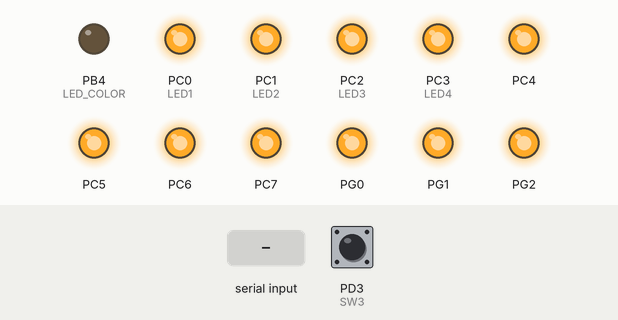
Recording of a program running on a simulated ATmega1281, built with avr-gcc and emulated at 16 MHz. Shown: output pins drawn as LEDs (lit = HIGH). The inputs (shaded band) are chosen by the test bench; at power-on: PD3 (SW3) HIGH.

Above: at 1.2 s.
1.3 s: "1" received over Serial
Timing chart, 0 to 4.3 s (numbered marks = the images above; inputs shaded):
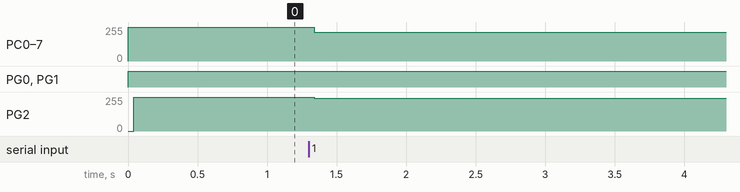

Measured:
- after the input at 1.3 s, PC0 (LED1), PC1 (LED2), PC2 (LED3), PC3 (LED4), PC4–7: 255/255 → 216/255 at once; PG2: 255/255 → 246/255 at once

The program:

main.c
```c
/*
 * 1111.c
 *
 * Created: 2023-11-29 오후 9:03:24
 * Author : dltkd
 */

#include <avr/io.h>
#include <stdio.h>
#include <avr/interrupt.h>
#include "board.h"
#include <util/delay.h>
#include "uart.h"
#include "fnd.h"

void adc_init(void);
uint16_t adc_get_result(uint8_t channel_num);
void ioport_init(void);

int main(void)
{
	adc_init();
	ioport_init();
	fnd_init();
	uart_init();
	fdevopen(uart_putch, uart_getch);

    /* Replace with your application code */
    while (1)
    {
		if (!(PIND&_BV(SW3)))
		{
			printf("%d",adc_get_result(1));
		}
    }
}

void adc_init(void)
{
	//ADC enable
	ADCSRA |= _BV(ADEN);
	//AD 변환 범위는 0 ~ AVCC가 되도록설정
	ADMUX |= _BV(REFS0);
	//ADC interrupt enable
	//ADCSRA |= _BV(ADIE);
	//ADC 50kHz ~ 200kHz 사이의 갑을 가지도록 prescaler 설정
	ADCSRA |= _BV(ADPS2) | _BV(ADPS1) | _BV(ADPS0);
}

uint16_t adc_get_result(uint8_t channel_num)
{
	//MUX 입력을 제외한 다른 비트의 값을 보호하기 위한 설정
	ADMUX = 0xf0 & ADMUX;
	//MUX에 입력 값 넣기
	ADMUX |= 0x0f & channel_num;
	//AD 변환 시작
	ADCSRA |= _BV(ADSC);
	//AD 변환 끝날 때 까지 기다린다.
	while(ADCSRA & _BV(ADSC)){}
	//끝나면 변환 값을 반환
	return ADC;
}

void ioport_init(void)
{
	PORTD |= _BV(PD3);
}
```

board.c
```c
/*
 * board.c
 *
 * Created: 2023-11-15 오후 7:29:41
 *  Author: dltkd
 */

#define F_CPU 16000000L
#include <avr/io.h>

// PORTC
#define LED1 PC0
#define LED2 PC1
#define LED3 PC2
#define LED4 PC3
// PORTB
#define LED_COLOR PB4
// PORTD
#define SW3 PD3
#define SW4 PD4
#define SW5 PD5
// PORTE
#define SW2 PE7
#define SOUND_OUT PE3

void prescaler_set1(uint8_t num);
void prescaler_set2(uint8_t num);
void prescaler_set3(uint8_t num);
void prescaler_set4(uint8_t num);
void prescaler_set5(uint8_t num);

void prescaler_set1(uint8_t num)
{
	if (num==1)
	{
		TCCR1B |= _BV(CS10);
	}
	else if (num==8)
	{
		TCCR1B |= _BV(CS11);
	}
	else if (num==64)
	{
		TCCR1B |= _BV(CS11) | _BV(CS10);
	}
	else if (num==256)
	{
		TCCR1B |= _BV(CS12);
	}
	else if (num==1024)
	{
		TCCR1B |= _BV(CS12) | _BV(CS10);
	}
}

void prescaler_set2(uint8_t num)
{
	if (num==1)
	{
		TCCR2B |= _BV(CS20);
	}
	else if (num==8)
	{
		TCCR2B |= _BV(CS21);
	}
	else if (num==64)
	{
		TCCR2B |= _BV(CS21) | _BV(CS20);
	}
	else if (num==256)
	{
		TCCR2B |= _BV(CS22);
	}
	else if (num==1024)
	{
		TCCR2B |= _BV(CS22) | _BV(CS20);
	}
}

void prescaler_set3(uint8_t num)
{
	if (num==1)
	{
		TCCR3B |= _BV(CS30);
	}
	else if (num==8)
	{
		TCCR3B |= _BV(CS31);
	}
	else if (num==64)
	{
		TCCR3B |= _BV(CS31) | _BV(CS30);
	}
	else if (num==256)
	{
		TCCR3B |= _BV(CS32);
	}
	else if (num==1024)
	{
		TCCR3B |= _BV(CS32) | _BV(CS30);
	}
}

void prescaler_set4(uint8_t num)
{
	if (num==1)
	{
		TCCR4B |= _BV(CS40);
	}
	else if (num==8)
	{
		TCCR4B |= _BV(CS41);
	}
	else if (num==64)
	{
		TCCR4B |= _BV(CS41) | _BV(CS40);
	}
	else if (num==256)
	{
		TCCR4B |= _BV(CS42);
	}
	else if (num==1024)
	{
		TCCR4B |= _BV(CS42) | _BV(CS40);
	}
}

void prescaler_set5(uint8_t num)
{
	if (num==1)
	{
		TCCR5B |= _BV(CS50);
	}
	else if (num==8)
	{
		TCCR5B |= _BV(CS51);
	}
	else if (num==64)
	{
		TCCR5B |= _BV(CS51) | _BV(CS50);
	}
	else if (num==256)
	{
		TCCR5B |= _BV(CS52);
	}
	else if (num==1024)
	{
		TCCR5B |= _BV(CS52) | _BV(CS50);
	}
}
```

board.h
```c
/*
 * board.h
 *
 * Created: 2023-10-11 오후 8:13:25
 *  Author: dltkd
 */


#ifndef BOARD_H_
#define BOARD_H_

#define F_CPU 16000000L
#include <avr/io.h>

// PORTC
#define LED1 PC0
#define LED2 PC1
#define LED3 PC2
#define LED4 PC3
// PORTB
#define LED_COLOR PB4
// PORTD
#define SW3 PD3
#define SW4 PD4
#define SW5 PD5
// PORTE
#define SW2 PE7
#define SOUND_OUT PE3

void prescaler_set1(uint8_t num);
void prescaler_set2(uint8_t num);
void prescaler_set3(uint8_t num);
void prescaler_set4(uint8_t num);
void prescaler_set5(uint8_t num);


#endif /* BOARD_H_ */
```

fnd.c
```c
/*
 * ----------------------------------------------------------------------------
 * FND/LED interface functions
 *
 * Author       : Jungho Moon
 * Target MCU   : ATMEL AVR ATmega128/1281
 * ----------------------------------------------------------------------------
 */

#include "board.h"
#include <avr/interrupt.h>

void fnd_init(void);
void fnd_write(uint8_t, uint8_t);
void fnd_clear(uint8_t);
void fnd_clear_all(void);
void fnd_write_number(uint8_t, uint8_t, uint8_t);
void fnd_write_numbers(uint16_t num);
void led_write(uint8_t);

/* ----------------------------------------------------------------------------
 * initialize port for FND/LED interface
 * -------------------------------------------------------------------------- */
inline static void fnd_port_init(void)
{
    // configure output
    DDRC = 0xff;            // PORTC[7..0]
    DDRG = 0x07;            // PORTG[2..0]
    DDRB |= _BV(LED_COLOR);
}

/* ----------------------------------------------------------------------------
 * select FND to access
 * arguments
 *  - fnd_num: FND number (2 ~ 0)
 * -------------------------------------------------------------------------- */
inline static void fnd_select(uint8_t fnd_num)
{
    PORTG = fnd_num;
}

/* ----------------------------------------------------------------------------
 * deselect selected FND
 * -------------------------------------------------------------------------- */
inline static void fnd_deselect(void)
{
    PORTG = 0x07;
}

/* ----------------------------------------------------------------------------
 * initialize FND/LED
 * -------------------------------------------------------------------------- */
void fnd_init(void)
{
    fnd_port_init();
    fnd_clear_all();
    led_write(0xff);
}

/* ----------------------------------------------------------------------------
 * write FND
 * arguments
 *  - fnd_num: FND number (2 ~ 0)
 *  - value: 1-byte data to write
 * -------------------------------------------------------------------------- */
void fnd_write(uint8_t fnd_num, uint8_t value)
{
    uint8_t sreg;

    sreg = SREG;            // save SREG
    cli();                  // disable interrupt to prevent shared-data problem

    fnd_select(fnd_num);
    PORTC = value;
    fnd_deselect();

    if(sreg&0x80)           // if global interrupt was enabled before executing cli()
        sei();              // enable interrupt
}

/* ----------------------------------------------------------------------------
 * clear FND
 * arguments
 *  - fnd_num: FND number (2 ~ 0)
 * -------------------------------------------------------------------------- */
inline void fnd_clear(uint8_t fnd_num)
{
    fnd_write(fnd_num, 0);
}

/* ----------------------------------------------------------------------------
 * clear all FNDs
 * -------------------------------------------------------------------------- */
void fnd_clear_all(void)
{
    fnd_write(0, 0);
    fnd_write(1, 0);
    fnd_write(2, 0);
}

/* ----------------------------------------------------------------------------
 * display a hexadecimal number on an FND
 * arguments
 *  - fnd_num: FND number (0 ~ 2)
 *  - num: hexadecimal number to display on FND (0 ~ 0xf)
 *  - dot_on: dot is turned on if 1, or turned off otherwise
 * -------------------------------------------------------------------------- */
void fnd_write_number(uint8_t fnd_num, uint8_t num, uint8_t dot_on)
{
    static uint8_t num_code[] = {0x3f, 0x06, 0x5b, 0x4f, 0x66, 0x6d, 0x7d, 0x27, 0x7f, 0x6f,
                                  0x77, 0x7c, 0x39, 0x5e, 0x79, 0x71};
    uint8_t value;

    value = num_code[num] | (dot_on<<7);
    fnd_write(fnd_num, value);
}

void fnd_write_numbers(uint16_t num)
{
	uint16_t a = num%10;
	uint16_t b = (num/10)%10;
	uint16_t c = (num/100)%10;

	if(num<10)
	{
		fnd_write_number(0,a,0);
		fnd_write(1,0);
		fnd_write(2,0);
	}
	else if(num<100)
	{
		fnd_write_number(0,a,0);
		fnd_write_number(1,b,0);
		fnd_write(2,0);
	}
	else
	{
		fnd_write_number(0,a,0);
		fnd_write_number(1,b,0);
		fnd_write_number(2,c,0);
	}

}

/* ----------------------------------------------------------------------------
 * write LED
 * arguments
 *  - value: 1-byte data to write
 * -------------------------------------------------------------------------- */
void led_write(uint8_t value)
{
    uint8_t sreg;

    sreg = SREG;            // save SREG
    cli();                  // disable interrupt to prevent shared-data problem

    fnd_select(3);
    PORTC = value;
    fnd_deselect();

    if(sreg&0x80)           // if global interrupt was enabled before executing cli()
        sei();              // enable interrupt
}
```

fnd.h
```c
/*
 * ----------------------------------------------------------------------------
 *          Header file for FND/LED interface functions
 * ----------------------------------------------------------------------------
 */

#ifndef FND_H
#define FND_H

// function prototypes
void fnd_init(void);
void fnd_write(uint8_t, uint8_t);
void fnd_clear(uint8_t);
void fnd_clear_all(void);
void fnd_write_number(uint8_t, uint8_t, uint8_t);
void fnd_write_numbers(uint16_t num);
void led_write(uint8_t);
#endif
```

uart.c
```c
/*
 * 1010.c
 *
 * Created: 2023-11-22 오후 7:43:26
 * Author : dltkd
 */

#include "board.h"
#include <avr/io.h>
#include <avr/interrupt.h>


void uart_init(void);
int8_t uart_getch(void);
void uart_putch(int8_t ch);
void uart_puts(int8_t *str);
void num2ascii(int8_t ch);

void uart_init(void)
{
	#define BAUDRATE 115200L

	//UBRR0 값 설정
	UBRR0 = (F_CPU/(8*BAUDRATE))-0.5;
	//U2X0를 1로 설정
	UCSR0A |= _BV(U2X0);
	//인터럽트를 활성화
	UCSR0B |= _BV(RXCIE0);
	// 송신과 수신 모두 enable
	UCSR0B |= _BV(RXEN0) | _BV(TXEN0);
	// 송수신 데이터는 각각 8 비트, stop 비트는 1 비트, no parity
	UCSR0C |= _BV(UCSZ01) | _BV(UCSZ00);
	sei();
}

int8_t uart_getch(void)
{
	while(!(UCSR0A & (1<<RXC0))) ;
	return UDR0;
}

void uart_putch(int8_t ch)
{
	while(!(UCSR0A & (1<<UDRE0))) ;
	UDR0 = ch;
}

void uart_puts(int8_t *str)
{
	while(!(*str == '\0'))
	uart_putch(*str++);
}

void num2ascii(int8_t ch)
{
	int8_t tmp;

	tmp = (ch>>4) & 0x0f; // 상위 4 비트
	if(tmp >= 0 && tmp <= 9)
	{
		uart_putch(tmp + '0'); // 상위 4 비트가 0~9 사이의값이라면
	}
	else
	{
		uart_putch(tmp -10 + 'A'); // 상위 4 비트가 A~F 사이의값이라면
	}
	tmp = ch & 0x0f; // 하위 4 비트
	if(tmp >= 0 && tmp <= 9)
	{
		uart_putch(tmp + '0'); // 하위 4 비트가 0~9 사이의값이라면
	}
	else
	{
		uart_putch(tmp - 10 + 'A'); // 하위 4 비트가 A~F 사이의값이라면
	}
}
```

uart.h
```c
/*
 * uart.h
 *
 * Created: 2023-11-22 오후 8:45:56
 *  Author: dltkd
 */

#ifndef UART_H
#define UART_H

// function prototypes

void uart_init(void);
int8_t uart_getch(void);
void uart_putch(int8_t ch);
void uart_puts(int8_t *str);
void num2ascii(int8_t ch);

#endif
```
